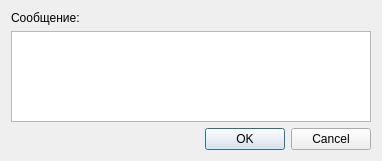
<?xml version="1.0" encoding="UTF-8"?>
<ui version="4.0">
 <class>DialogMessage</class>
 <widget class="QDialog" name="DialogMessage">
  <property name="geometry">
   <rect>
    <x>0</x>
    <y>0</y>
    <width>382</width>
    <height>161</height>
   </rect>
  </property>
  <property name="windowTitle">
   <string>Dialog</string>
  </property>
  <layout class="QGridLayout" name="gridLayout">
   <item row="0" column="0">
    <layout class="QVBoxLayout" name="verticalLayout">
     <item>
      <widget class="QLabel" name="label">
       <property name="text">
        <string>Сообщение:</string>
       </property>
      </widget>
     </item>
     <item>
      <layout class="QGridLayout" name="gridLayout_2">
       <item row="0" column="0">
        <widget class="QTextEdit" name="textEdit"/>
       </item>
      </layout>
     </item>
    </layout>
   </item>
   <item row="1" column="0">
    <widget class="QDialogButtonBox" name="buttonBox">
     <property name="orientation">
      <enum>Qt::Horizontal</enum>
     </property>
     <property name="standardButtons">
      <set>QDialogButtonBox::Cancel|QDialogButtonBox::Ok</set>
     </property>
    </widget>
   </item>
  </layout>
 </widget>
 <resources/>
 <connections>
  <connection>
   <sender>buttonBox</sender>
   <signal>accepted()</signal>
   <receiver>DialogMessage</receiver>
   <slot>accept()</slot>
   <hints>
    <hint type="sourcelabel">
     <x>248</x>
     <y>254</y>
    </hint>
    <hint type="destinationlabel">
     <x>157</x>
     <y>274</y>
    </hint>
   </hints>
  </connection>
  <connection>
   <sender>buttonBox</sender>
   <signal>rejected()</signal>
   <receiver>DialogMessage</receiver>
   <slot>reject()</slot>
   <hints>
    <hint type="sourcelabel">
     <x>316</x>
     <y>260</y>
    </hint>
    <hint type="destinationlabel">
     <x>286</x>
     <y>274</y>
    </hint>
   </hints>
  </connection>
 </connections>
</ui>
